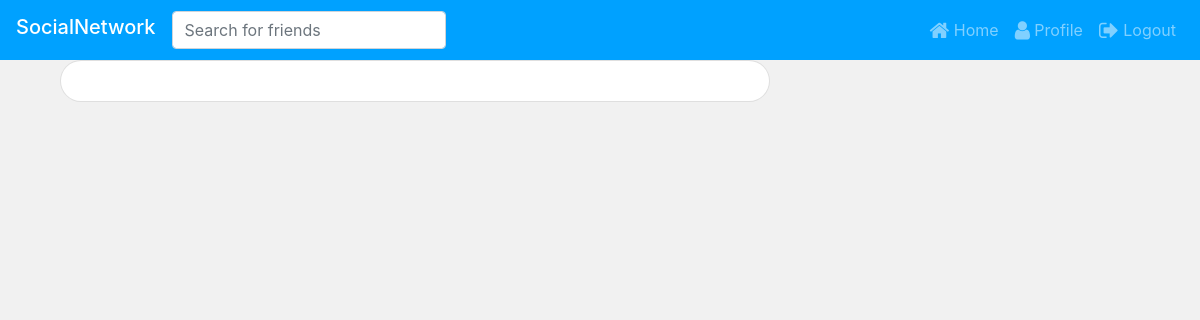
The app's page /home/ (signed in), older data.
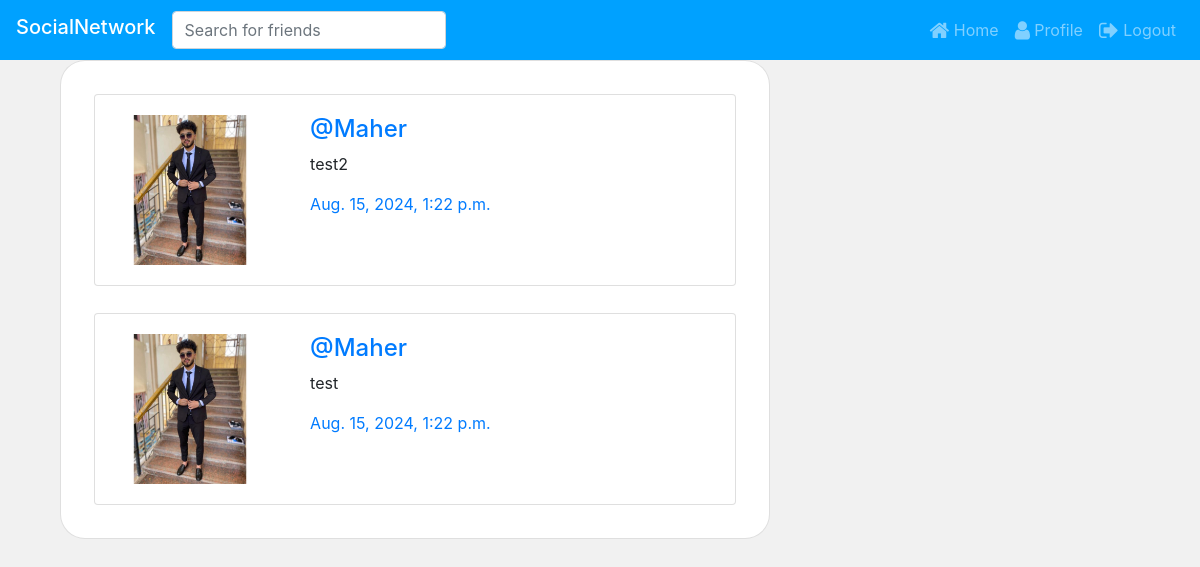
The same page, newer data.
### core/models.py (models this page shows, shortened)
class Post(models.Model):
    user = models.ForeignKey(User , on_delete=models.CASCADE)
    caption = models.TextField(max_length=600 , null=False)
    date_created = models.DateTimeField(auto_now_add=True , null=False)

class User(AbstractUser):
    profile_pic =models.ImageField(default='profile_pics/default.jpg',upload_to='profile_pics')
    bio = models.TextField(blank=True,null=True ,max_length=500 , default="")
    def get_followings(self):
        followings = Friends.objects.filter(user_a =self)
        temp =[]
        for item in followings:
            temp.append(item.user_b.id)
        return temp

### core/views.py (the view)
# urls.py: path("home/",HomePage.as_view() ,name='home-page' ),
@method_decorator(login_required(login_url='login'),name='dispatch')
class HomePage(ListView):
    model = Post
    template_name = 'home.html'
    paginate_by = 5
    def get_queryset(self):
        followings = self.request.user.get_followings()
        return Post.objects.filter(user_id__in=followings).order_by('-date_created')

### Templates/home.html (shortened to what this page needs)
{%  extends 'base.html' %}
{% load crispy_forms_tags %}
{% block navbar %}
{%  include 'navbar.html' %}
{% endblock navbar %}
{% block content %}
<div class="col-md-8" >
        <div class="card card-body"style="border-radius:25px; min-height:100%;">
                {% for post in object_list %}
                <div class="card" style="margin: 2%;">
                 <div class="card-body row">
                    <div class="col-md-4">
                      <img src="{{post.user.profile_pic.url}} " width="150" height="150">
                    </div>
                    <div class="col-med-10">
                    <div >
                        <a href="/user/{{post.user.username}}"><h4>@{{post.user.username}}</h4></a>
                        <p class="card-text">{{post.caption}}</p>
                        <a href="#" class="card-link">{{post.date_created}}</a>
                    </div>
                    </div>
                 </div>
                </div>
                {% endfor %}
        </div>
        <br>
    </div>
</div>
{% endblock content %}

### Templates/base.html (shortened to what this page needs)
<!DOCTYPE html>
<html>
<head>
    <link rel="stylesheet" href="https://cdn.jsdelivr.net/npm/bootstrap@4.5.3/dist/css/bootstrap.min.css">
    <link rel="stylesheet" href="https://cdnjs.cloudflare.com/ajax/libs/font-awesome/4.7.0/css/font-awesome.min.css">
</head>
<body style="background-color:#f1f1f1;">
{% block navbar %}
{% endblock navbar %}
<div class="container">
    {% block content %}
    {% endblock %}
</body>
</html>

### Templates/navbar.html (shortened to what this page needs)
<nav class="navbar navbar-expand-lg navbar-dark " style="background-color: #00a1ff;">
    <div class="collapse navbar-collapse" id="navbarToggler" >
        <h3> <a class="navbar-brand" href="#">SocialNetwork</a> </h3>
        <form class="form-inline my-2 my-lg-0" method="GET" action="{% url 'search' %}">
            <input class="form-control mr-sm-2" type="search" name="search-term" placeholder="Search for friends" aria-label="Search" name="search-term">
        </form>
        <ul class="navbar-nav  ml-auto">
            <li class="nav-item">
                <a class="nav-link" href="{% url 'home-page'%}"> <i class="fa fa-home fa-lg"></i> Home</a>
            </li>
            <li class="nav-item">
                <a class="nav-link" href="{% url 'profile'%}"><i class="fa fa-user fa-lg"></i> Profile</a>
            </li>
            <li class="nav-item">
                <a class="nav-link" href="{% url 'logout'%}"><i class="fa fa-sign-out fa-lg"></i> Logout</a>
            </li>
        </ul>
    </div>
</nav>

Row changes from the older to the newer data that the page shows:
added Post: user.profile_pic (picture), user.username "Maher", caption "test2", date_created "Aug. 15, 2024, 1:22 p.m."
added Post: user.profile_pic (picture), user.username "Maher", caption "test", date_created "Aug. 15, 2024, 1:22 p.m."
